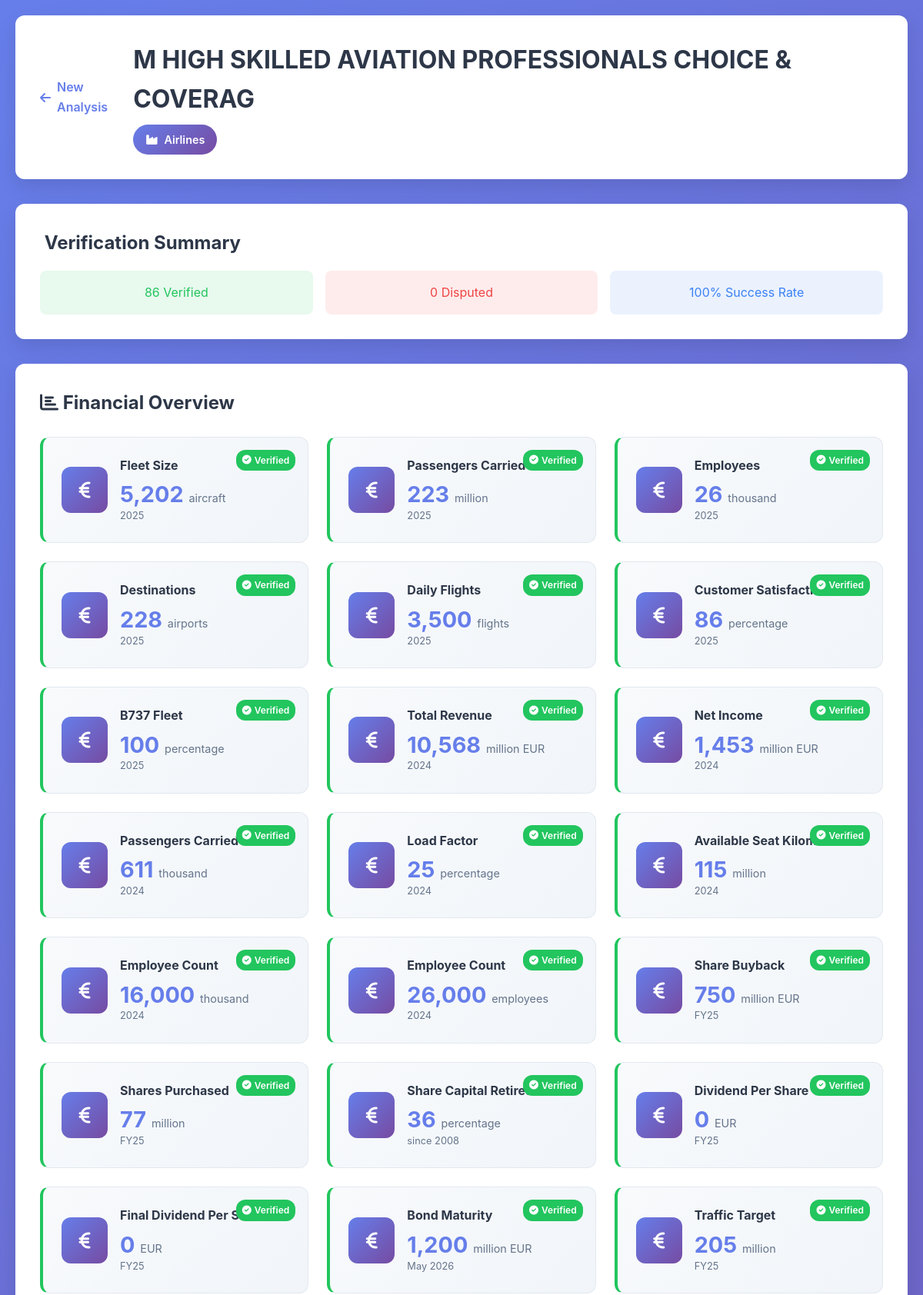
The page /results/16 (upper part) on the database its author committed.
### tables this page shows
CREATE TABLE companies (
                id INTEGER PRIMARY KEY AUTOINCREMENT,
                name TEXT UNIQUE NOT NULL,
                sector TEXT,
                detected_industry TEXT,
                industry_confidence REAL,
                created_at TIMESTAMP DEFAULT CURRENT_TIMESTAMP,
                updated_at TIMESTAMP DEFAULT CURRENT_TIMESTAMP
            );

CREATE TABLE financial_metrics (
                id INTEGER PRIMARY KEY AUTOINCREMENT,
                document_id INTEGER,
                page_number INTEGER,
                metric_name TEXT NOT NULL,
                metric_type TEXT,  -- 'universal', 'industry_specific', 'other'
                value REAL NOT NULL,
                unit TEXT,
                period TEXT,
                confidence REAL,
                extraction_method TEXT,
                source_text TEXT,
                created_at TIMESTAMP DEFAULT CURRENT_TIMESTAMP,
                FOREIGN KEY (document_id) REFERENCES documents (id)
            );

### app.py (the view)
@app.route('/results/<int:doc_id>')
def results(doc_id):
    try:
        intelligence = processor.get_company_intelligence(doc_id)
        if 'error' in intelligence:
            return render_template('results.html',
                                 error=intelligence['error'],
                                 doc_id=doc_id)
        return render_template('results.html',
                             data=intelligence,
                             doc_id=doc_id)
    except Exception as e:
        app.logger.error(f"Results error for doc {doc_id}: {str(e)}")
        return render_template('results.html',
                             error="Failed to load analysis results",
                             doc_id=doc_id)

### templates/results.html (shortened to what this page needs)
<!DOCTYPE html>
<html lang="en">
<head>
    <link href="https://cdnjs.cloudflare.com/ajax/libs/font-awesome/6.0.0/css/all.min.css" rel="stylesheet">
    <link href="{{ url_for('static', filename='css/style.css') }}" rel="stylesheet">
</head>
<body>
    <div class="container">
        <header class="results-header">
            <div class="back-button">
                <a href="{{ url_for('index') }}">
                    <i class="fas fa-arrow-left"></i> New Analysis
                </a>
            </div>
            <div class="company-header">
                <h1>{{ data.company_profile.name }}</h1>
                <div class="industry-badge">
                    <i class="fas fa-industry"></i>
                    {{ data.company_profile.detected_industry.title() }}
                </div>
            </div>
        </header>
        <div class="verification-summary">
            <h2> Verification Summary</h2>
            <div class="verification-stats">
                <div class="stat-item verified">
                    <span class="count">{{ data.verification_summary.verified_count }}</span>
                    <span class="label">Verified</span>
                </div>
                <div class="stat-item disputed">
                    <span class="count">{{ data.verification_summary.disputed_count }}</span>
                    <span class="label">Disputed</span>
                </div>
                <div class="stat-item rate">
                    <span class="count">{{ "{:.0%}".format(data.verification_summary.verification_rate) }}</span>
                    <span class="label">Success Rate</span>
                </div>
            </div>
        </div>
        <div class="metrics-dashboard">
            <div class="metrics-section">
                <h2><i class="fas fa-chart-bar"></i> Financial Overview</h2>
                <div class="metrics-grid">
                    {% for metric_name, metric_data in data.verified_metrics.items() %}
                    <div class="metric-card verified-metric">
                        <div class="verification-badge verified">
                            <i class="fas fa-check-circle"></i> Verified
                        </div>
                        <div class="metric-icon">
                            <i class="fas fa-euro-sign"></i>
                        </div>
                        <div class="metric-content">
                            <h3>{{ metric_name.replace('_', ' ').title() }}</h3>
                            <div class="metric-value">
                                {{ "{:,.0f}".format(metric_data.value) }}
                                <span class="metric-unit">{{ metric_data.unit.replace('_', ' ') }}</span>
                            </div>
                            <div class="metric-period">{{ metric_data.period }}</div>
                        </div>
                    </div>
                    {% endfor %}
                </div>
            </div>
        </div>
    </div>
</body>
</html>

### static/css/style.css (style rules this page uses)
:root { --primary-color: #667eea; --primary-gradient: linear-gradient(135deg, #667eea 0%, #764ba2 100%); --secondary-color: #f093fb; --secondary-gradient: linear-gradient(135deg, #f093fb 0%, #f5576c 100%); --success-color: #4facfe; --warning-color: #f6d365; --danger-color: #fa709a; --dark-color: #2d3748; --light-color: #f7fafc; --border-color: #e2e8f0; --shadow: 0 10px 25px rgba(0,0,0,0.1); --shadow-hover: 0 20px 40px rgba(0,0,0,0.15); --border-radius: 12px; --transition: all 0.3s cubic-bezier(0.4, 0.0, 0.2, 1); }
* { margin: 0; padding: 0; box-sizing: border-box; }
body { font-family: 'Inter', -apple-system, BlinkMacSystemFont, sans-serif; background: linear-gradient(135deg, #667eea 0%, #764ba2 100%); min-height: 100vh; color: var(--dark-color); line-height: 1.6; }
.container { max-width: 1200px; margin: 0 auto; padding: 20px; }
.metrics-dashboard { margin: 2rem 0; }
.metrics-section { background: white; border-radius: var(--border-radius); padding: 2rem; margin-bottom: 2rem; box-shadow: var(--shadow); }
.metrics-section h2 { font-size: 1.5rem; margin-bottom: 1.5rem; color: var(--dark-color); }
.metrics-grid { display: grid; grid-template-columns: repeat(auto-fit, minmax(280px, 1fr)); gap: 1.5rem; }
.metric-card { background: linear-gradient(135deg, #f8fafc 0%, #f1f5f9 100%); border-radius: var(--border-radius); padding: 1.5rem; display: flex; align-items: center; gap: 1rem; transition: var(--transition); border: 1px solid var(--border-color); }
.metric-icon { width: 60px; height: 60px; background: var(--primary-gradient); border-radius: 12px; display: flex; align-items: center; justify-content: center; color: white; font-size: 1.5rem; flex-shrink: 0; }
.metric-content h3 { font-size: 1rem; color: var(--dark-color); margin-bottom: 0.5rem; }
.metric-value { font-size: 1.8rem; font-weight: 700; color: var(--primary-color); line-height: 1.2; }
.metric-unit { font-size: 0.9rem; font-weight: 400; color: #64748b; }
.metric-period { font-size: 0.8rem; color: #64748b; }
.results-header { background: white; border-radius: var(--border-radius); padding: 2rem; margin-bottom: 2rem; box-shadow: var(--shadow); display: flex; align-items: center; justify-content: space-between; }
.back-button a { color: var(--primary-color); text-decoration: none; font-weight: 600; display: flex; align-items: center; gap: 0.5rem; transition: var(--transition); }
.company-header h1 { font-size: 2rem; color: var(--dark-color); margin-bottom: 0.5rem; }
.industry-badge { background: var(--primary-gradient); color: white; padding: 0.5rem 1rem; border-radius: 20px; font-size: 0.9rem; font-weight: 600; display: inline-flex; align-items: center; gap: 0.5rem; }
.metric-card, .insight-card { animation: fadeIn 0.6s ease-out; }
.verification-summary { background: white; border-radius: var(--border-radius); padding: 2rem; margin-bottom: 2rem; box-shadow: var(--shadow); }
.verification-stats { display: grid; grid-template-columns: repeat(auto-fit, minmax(150px, 1fr)); gap: 1rem; margin-top: 1rem; }
.stat-item { text-align: center; padding: 1rem; border-radius: 8px; }
.stat-item.verified { background: rgba(34, 197, 94, 0.1); color: #22c55e; }
.stat-item.disputed { background: rgba(239, 68, 68, 0.1); color: #ef4444; }
.stat-item.rate { background: rgba(59, 130, 246, 0.1); color: #3b82f6; }
.verification-badge { position: absolute; top: 1rem; right: 1rem; padding: 0.25rem 0.5rem; border-radius: 12px; font-size: 0.75rem; font-weight: 600; display: flex; align-items: center; gap: 0.25rem; }
.verification-badge.verified { background: #22c55e; color: white; }
.metric-card { position: relative; }
.metric-card.verified-metric { border-left: 4px solid #22c55e; }

### rows shown on the page
companies: company_profile.name "M HIGH SKILLED AVIATION PROFESSIONALS CHOICE & COVERAG", company_profile.detected_industry "Airlines"
financial_metrics: replace "Fleet Size", unit.replace "aircraft", period "2025"
financial_metrics: value "5,202"
financial_metrics: replace "Passengers Carried", unit.replace "million", period "2025"
financial_metrics: value "223"
financial_metrics: replace "Employees", value "26", unit.replace "thousand", period "2025"
financial_metrics: replace "Destinations", value "228", unit.replace "airports", period "2025"
financial_metrics: replace "Daily Flights", value "3,500", unit.replace "flights", period "2025"
financial_metrics: replace "Customer Satisfaction", value "86", unit.replace "percentage", period "2025"
financial_metrics: replace "B737 Fleet", value "100", unit.replace "percentage", period "2025"
financial_metrics: replace "Total Revenue", value "10,568", unit.replace "million EUR", period "2024"
financial_metrics: replace "Net Income", value "1,453", unit.replace "million EUR", period "2024"
financial_metrics: replace "Passengers Carried", unit.replace "thousand", period "2024"
financial_metrics: value "611"
financial_metrics: replace "Load Factor", unit.replace "percentage", period "2024"
financial_metrics: value "25"
financial_metrics: replace "Available Seat Kilometers", unit.replace "million", period "2024"
financial_metrics: value "115"
financial_metrics: replace "Employee Count", value "16,000", unit.replace "thousand", period "2024"
financial_metrics: replace "Employee Count", unit.replace "employees", period "2024"
financial_metrics: value "26,000"
financial_metrics: replace "Share Buyback", unit.replace "million EUR", period "FY25"
financial_metrics: value "750"
financial_metrics: replace "Shares Purchased", value "77", unit.replace "million", period "FY25"
financial_metrics: replace "Share Capital Retired", value "36", unit.replace "percentage", period "since 2008"
financial_metrics: replace "Dividend Per Share", value "0", unit.replace "EUR", period "FY25"
financial_metrics: replace "Final Dividend Per Share", value "0", unit.replace "EUR", period "FY25"
financial_metrics: replace "Bond Maturity", unit.replace "million EUR", period "May 2026"
financial_metrics: value "1,200"
financial_metrics: replace "Traffic Target", value "205", unit.replace "million", period "FY25"

### other values the page prints
{{ data.verification_summary.verified_count }} "86"
{{ data.verification_summary.disputed_count }} "0"
{{ "{:.0%}".format(data.verification_summary.verification_rate) }} "100%"
